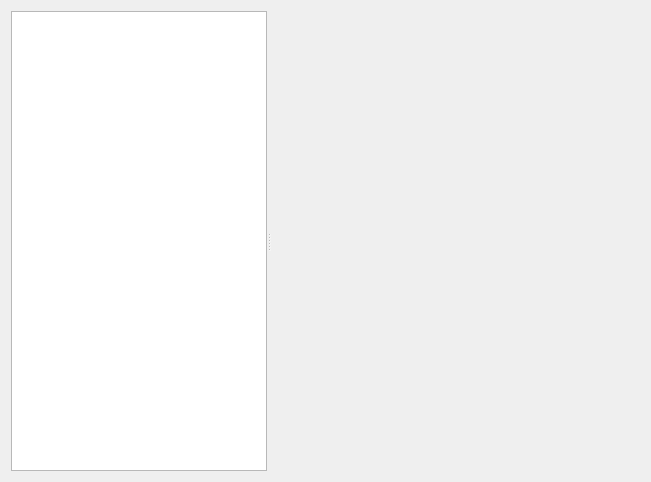
<?xml version="1.0" encoding="UTF-8"?>
<ui version="4.0">
 <class>KoOpenPaneBase</class>
 <widget class="QWidget" name="KoOpenPaneBase">
  <property name="geometry">
   <rect>
    <x>0</x>
    <y>0</y>
    <width>651</width>
    <height>482</height>
   </rect>
  </property>
  <layout class="QVBoxLayout" name="verticalLayout">
   <item>
    <widget class="QSplitter" name="splitter">
     <property name="orientation">
      <enum>Qt::Horizontal</enum>
     </property>
     <widget class="QTreeWidget" name="m_sectionList">
      <property name="iconSize">
       <size>
        <width>48</width>
        <height>48</height>
       </size>
      </property>
      <property name="rootIsDecorated">
       <bool>false</bool>
      </property>
      <property name="uniformRowHeights">
       <bool>false</bool>
      </property>
      <property name="sortingEnabled">
       <bool>true</bool>
      </property>
      <property name="allColumnsShowFocus">
       <bool>true</bool>
      </property>
      <attribute name="headerVisible">
       <bool>false</bool>
      </attribute>
      <column>
       <property name="text">
        <string notr="true">1</string>
       </property>
      </column>
     </widget>
     <widget class="QStackedWidget" name="m_widgetStack">
      <property name="sizePolicy">
       <sizepolicy hsizetype="Preferred" vsizetype="Preferred">
        <horstretch>1</horstretch>
        <verstretch>0</verstretch>
       </sizepolicy>
      </property>
      <widget class="QWidget" name="WStackPage"/>
     </widget>
    </widget>
   </item>
  </layout>
 </widget>
 <layoutdefault spacing="6" margin="11"/>
 <resources/>
 <connections/>
</ui>
